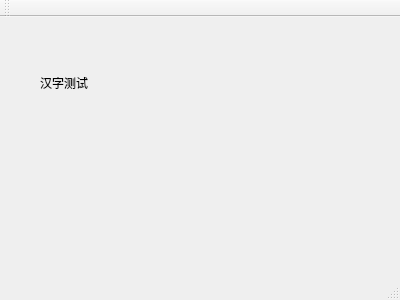
<?xml version="1.0" encoding="UTF-8"?>
<ui version="4.0">
 <class>MainWindow</class>
 <widget class="QMainWindow" name="MainWindow">
  <property name="geometry">
   <rect>
    <x>0</x>
    <y>0</y>
    <width>400</width>
    <height>300</height>
   </rect>
  </property>
  <property name="windowTitle">
   <string>MainWindow</string>
  </property>
  <widget class="QWidget" name="centralWidget">
   <widget class="QLabel" name="label">
    <property name="geometry">
     <rect>
      <x>40</x>
      <y>20</y>
      <width>211</width>
      <height>91</height>
     </rect>
    </property>
    <property name="text">
     <string>汉字测试        </string>
    </property>
   </widget>
  </widget>
  <widget class="QMenuBar" name="menuBar">
   <property name="geometry">
    <rect>
     <x>0</x>
     <y>0</y>
     <width>400</width>
     <height>19</height>
    </rect>
   </property>
  </widget>
  <widget class="QToolBar" name="mainToolBar">
   <attribute name="toolBarArea">
    <enum>TopToolBarArea</enum>
   </attribute>
   <attribute name="toolBarBreak">
    <bool>false</bool>
   </attribute>
  </widget>
  <widget class="QStatusBar" name="statusBar"/>
 </widget>
 <layoutdefault spacing="6" margin="11"/>
 <resources/>
 <connections/>
</ui>
